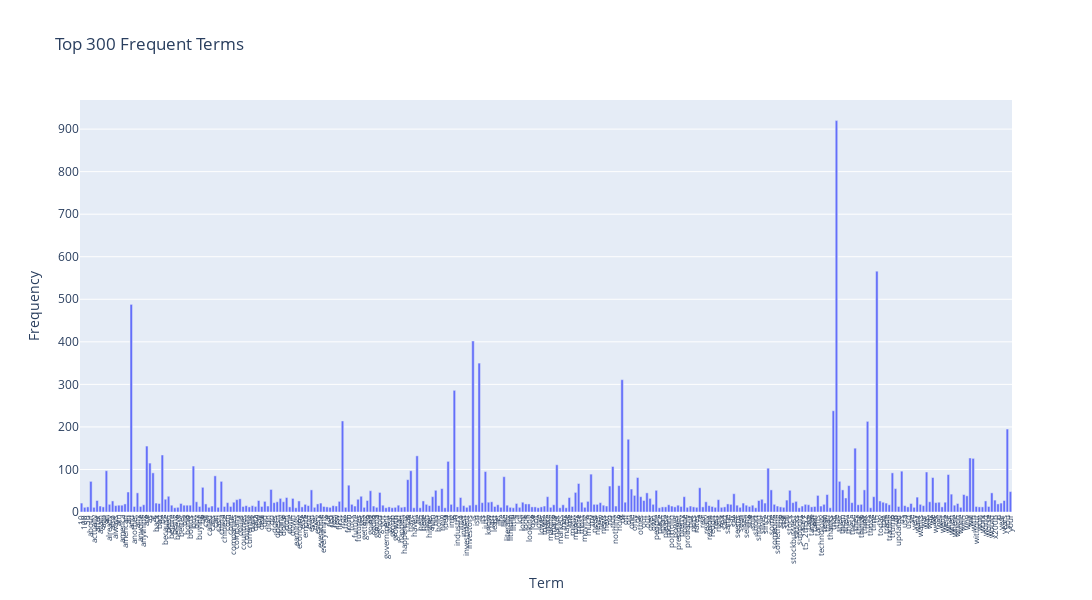

Source (notebook cell):
### Code cell
# Answer here

terms = count_vect.get_feature_names_out()
freqs = term_frequencies

# top 300 most frequent terms
top_n = 300
indices = np.argsort(freqs)[::-1][:top_n] # indices sorted freqs in ascending order, then reverse
top_terms = terms[indices]
top_freqs = freqs[indices]

top_terms_sorted = sorted(top_terms) # sort selected terms alphabetically
freq_dict = dict(zip(top_terms, top_freqs)) # map each term to its frequency
top_freqs_sorted = [freq_dict[term] for term in top_terms_sorted] # reorder frequencies

# plotly bar chart
fig = px.bar(
    x = top_terms_sorted,
    y = top_freqs_sorted,
    labels = {'x': 'Term', 'y': 'Frequency'},
    title = f'Top {top_n} Frequent Terms'
)

fig.update_xaxes(
    tickmode = 'array', # force x-axis to show
    tickvals = top_terms_sorted, # values on x-axis
    ticktext = top_terms_sorted, # labels on x-axis
    tickangle = 270,
    tickfont = dict(size = 8)
)

# adjust layout size
fig.update_layout(
    autosize = False,
    width = 2500,
    height = 600
)

fig.show()

### Figure 1 — Plotly figure (JSON) as saved in the notebook; plotly's stock layout.template omitted (floating-point values rounded to 4 significant figures; data arrays with more than 128 entries replaced by an {"elided": "..."} marker saying what was removed)
{"data": [{"hovertemplate": "Term=%{x}<br>Frequency=%{y}<extra></extra>", "legendgroup": "", "marker": {"color": "#636efa", "pattern": {"shape": ""}}, "name": "", "orientation": "v", "showlegend": false, "textposition": "auto", "type": "bar", "x": {"elided": "300 str values"}, "xaxis": "x", "y": {"elided": "300 int values"}, "yaxis": "y"}], "layout": {"autosize": false, "barmode": "relative", "height": 600, "legend": {"tracegroupgap": 0}, "title": {"text": "Top 300 Frequent Terms"}, "width": 2500, "xaxis": {"anchor": "y", "domain": [0, 1], "tickangle": -90, "tickfont": {"size": 8}, "tickmode": "array", "ticktext": {"elided": "300 str values"}, "tickvals": {"elided": "300 str values"}, "title": {"text": "Term"}}, "yaxis": {"anchor": "x", "domain": [0, 1], "title": {"text": "Frequency"}}}}
